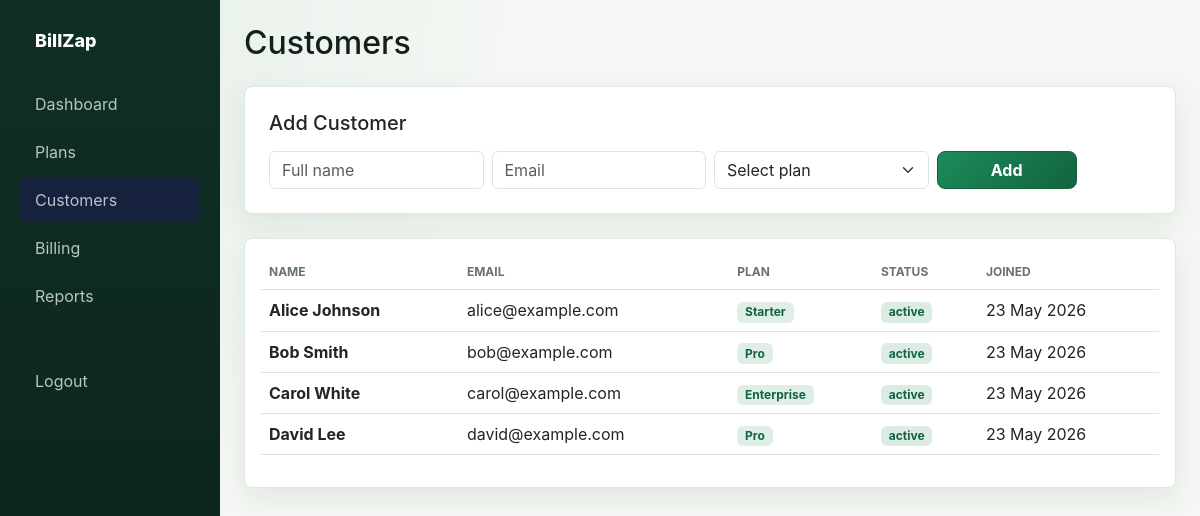
The page /admin/customers (signed in) on the database its author committed.
### app.py (models this page shows)
class Customer(db.Model):
    id       = db.Column(db.Integer, primary_key=True)
    name     = db.Column(db.String(100), nullable=False)
    email    = db.Column(db.String(120), unique=True, nullable=False)
    plan_id  = db.Column(db.Integer, db.ForeignKey('plan.id'))
    status   = db.Column(db.String(20), default='active')
    joined   = db.Column(db.DateTime, default=datetime.utcnow)
    invoices = db.relationship('Invoice', backref='customer', lazy=True)

class Plan(db.Model):
    id        = db.Column(db.Integer, primary_key=True)
    name      = db.Column(db.String(100), nullable=False)
    price     = db.Column(db.Float, nullable=False)
    interval  = db.Column(db.String(20), default='monthly')
    features  = db.Column(db.String(500))
    customers = db.relationship('Customer', backref='plan', lazy=True)

### app.py (the view, shortened to what this page needs)
@app.route('/admin/customers', methods=['GET', 'POST'])
@admin_required
def customers():
    return render_template('customers.html',
        customers=Customer.query.all(), plans=Plan.query.all())

### app.py (called while the page is built)
def admin_required(f):
    @functools.wraps(f)
    def decorated(*args, **kwargs):
        if not current_user.is_authenticated or current_user.role != 'admin':
            flash('Admin access required', 'error')
            return redirect(url_for('admin_login'))
        return f(*args, **kwargs)
    return decorated

@login_manager.user_loader
def load_user(user_id):
    return User.query.get(int(user_id))

### templates/customers.html (shortened to what this page needs)
<!DOCTYPE html>
<html>
<head>
  <link href="https://cdn.jsdelivr.net/npm/bootstrap@5.3.0/dist/css/bootstrap.min.css" rel="stylesheet">
  <link href="/static/billing-ui.css" rel="stylesheet">
</head>
<body>
<div class="d-flex">
  <div class="sidebar" style="width:220px;min-width:220px;">
    <h4>BillZap</h4>
    <a href="/admin/dashboard">Dashboard</a>
    <a href="/admin/plans">Plans</a>
    <a href="/admin/customers" style="background:#16213e;color:#fff;">Customers</a>
    <a href="/admin/billing">Billing</a>
    <a href="/admin/reports">Reports</a>
    <hr style="border-color:#333; margin:20px 0;">
    <a href="/admin/logout" style="color:#f45c43;">Logout</a>
</div>
  <div class="flex-grow-1 p-4">
    <h2 class="mb-4">Customers</h2>
    <div class="card p-4 mb-4">
      <h5 class="mb-3">Add Customer</h5>
      <form method="POST">
        <div class="row g-2">
          <div class="col-md-3">
            <input name="name" class="form-control" placeholder="Full name" required>
          </div>
          <div class="col-md-3">
            <input name="email" type="email" class="form-control" placeholder="Email" required>
          </div>
          <div class="col-md-3">
            <select name="plan_id" class="form-select" required>
              <option value="">Select plan</option>
            </select>
          </div>
          <div class="col-md-2">
            <button class="btn btn-primary w-100">Add</button>
          </div>
        </div>
      </form>
    </div>
    <div class="card p-3">
      <table class="table">
        <thead>
          <tr><th>Name</th><th>Email</th><th>Plan</th><th>Status</th><th>Joined</th></tr>
        </thead>
        <tbody>
        {% for c in customers %}
        <tr>
          <td><strong>{{ c.name }}</strong></td>
          <td>{{ c.email }}</td>
          <td><span class="badge bg-primary">{{ c.plan.name if c.plan else 'None' }}</span></td>
          <td><span class="badge bg-{{ 'success' if c.status=='active' else 'secondary' }}">{{ c.status }}</span></td>
          <td>{{ c.joined.strftime('%d %b %Y') }}</td>
        </tr>
        {% endfor %}
        </tbody>
      </table>
    </div>
  </div>
</div>
</body>
</html>

### static/billing-ui.css (style rules this page uses)
:root { --ink: #13201a; --muted: #66736c; --line: #dfe7e2; --paper: #ffffff; --canvas: #f4f7f3; --nav: #0f2f25; --nav-2: #174536; --money: #1c8c5a; --money-dark: #12633f; --gold: #d89a22; --danger: #c84630; }
* { letter-spacing: 0; }
body { background: radial-gradient(circle at top left, rgba(28, 140, 90, 0.08), transparent 32rem), var(--canvas) !important; color: var(--ink); font-family: Inter, "Segoe UI", Arial, sans-serif; }
.navbar, .topbar, .sidebar { background: linear-gradient(180deg, var(--nav), #0b211a) !important; }
.brand, .navbar-brand, .sidebar h4 { color: #fff !important; font-weight: 800 !important; }
.nav-link, .topbar .nav-links a, .sidebar a { color: rgba(255, 255, 255, 0.72) !important; }
.card, .login-card, .register-card, .plan-card, .feature-box, .content-card { border: 1px solid var(--line) !important; border-radius: 8px !important; box-shadow: 0 10px 30px rgba(20, 45, 31, 0.08) !important; }
.card, .login-card, .register-card, .feature-box, .content-card { background: var(--paper) !important; }
.btn-primary, .btn-success, .btn-login, .btn-admin, .btn-register, .btn-hero, .btn-pay { background: linear-gradient(135deg, var(--money), var(--money-dark)) !important; border-color: var(--money-dark) !important; color: #fff !important; border-radius: 8px !important; font-weight: 700 !important; }
.badge.bg-primary { background: rgba(28, 140, 90, 0.14) !important; color: var(--money-dark) !important; }
.badge.bg-success, .status-paid { background: rgba(28, 140, 90, 0.16) !important; color: var(--money-dark) !important; }
.table thead th { color: var(--muted); font-size: 12px; text-transform: uppercase; }
.table td, .table th { vertical-align: middle; }

### templates/customers.html (style rules this page uses)
body { background:#f8f9fa; }
.sidebar { background:#1a1a2e;min-height:100vh;padding:20px; }
.sidebar a { color:#aaa;display:block;padding:10px 15px;border-radius:8px;text-decoration:none;margin-bottom:4px; }
.sidebar h4 { color:#fff;padding:10px 15px;margin-bottom:20px;font-size:18px; }
.card { border:none;border-radius:12px;box-shadow:0 2px 10px rgba(0,0,0,0.06); }

### rows shown on the page
Customer: name "Alice Johnson", email "alice@example.com", plan "Starter", status "active", joined "23 May 2026"
Customer: name "Bob Smith", email "bob@example.com", plan "Pro", status "active", joined "23 May 2026"
Customer: name "Carol White", email "carol@example.com", plan "Enterprise", status "active", joined "23 May 2026"
Customer: name "David Lee", email "david@example.com", plan "Pro", status "active", joined "23 May 2026"
